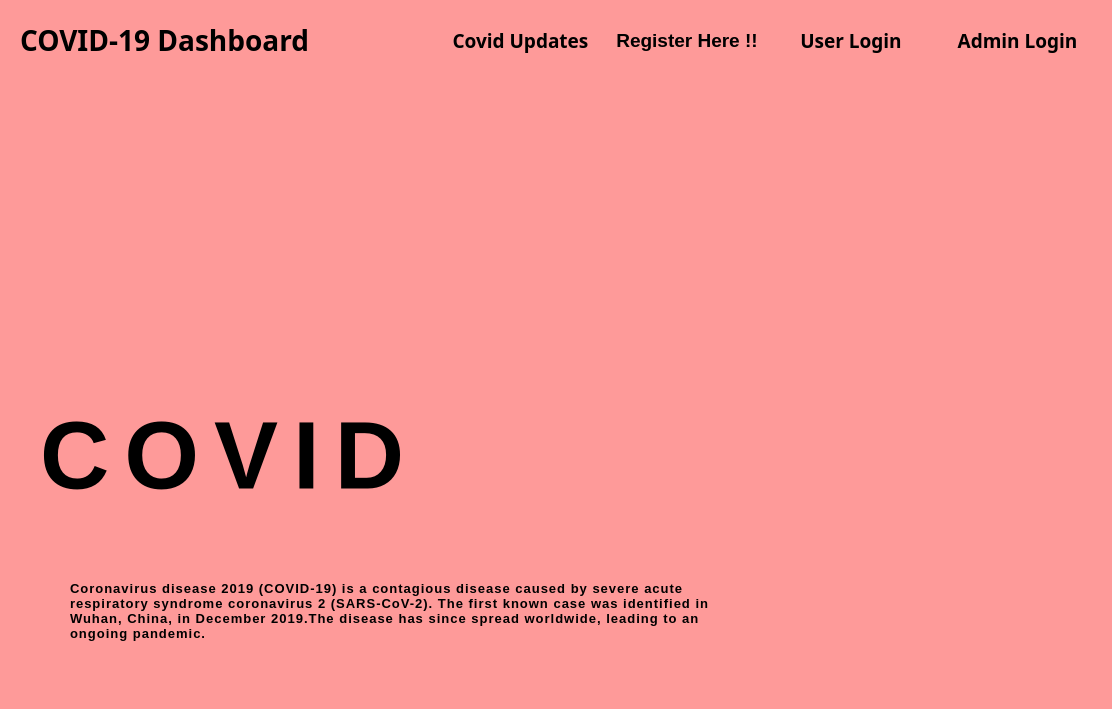
<?xml version="1.0" encoding="UTF-8"?>
<ui version="4.0">
 <class>MainWindow</class>
 <widget class="QMainWindow" name="MainWindow">
  <property name="geometry">
   <rect>
    <x>0</x>
    <y>0</y>
    <width>1112</width>
    <height>709</height>
   </rect>
  </property>
  <property name="windowTitle">
   <string>MainWindow</string>
  </property>
  <property name="styleSheet">
   <string notr="true">background-color: rgb(254, 154, 153);</string>
  </property>
  <widget class="QWidget" name="centralwidget">
   <widget class="QLabel" name="label">
    <property name="geometry">
     <rect>
      <x>20</x>
      <y>0</y>
      <width>391</width>
      <height>81</height>
     </rect>
    </property>
    <property name="font">
     <font>
      <family>Arial Rounded MT Bold</family>
      <pointsize>21</pointsize>
      <weight>75</weight>
      <bold>true</bold>
     </font>
    </property>
    <property name="text">
     <string>COVID-19 Dashboard</string>
    </property>
   </widget>
   <widget class="QLabel" name="label_2">
    <property name="geometry">
     <rect>
      <x>40</x>
      <y>100</y>
      <width>441</width>
      <height>281</height>
     </rect>
    </property>
    <property name="styleSheet">
     <string notr="true">image: url(:/new/prefix1/cor.png);</string>
    </property>
    <property name="text">
     <string/>
    </property>
   </widget>
   <widget class="QLabel" name="label_3">
    <property name="geometry">
     <rect>
      <x>40</x>
      <y>380</y>
      <width>511</width>
      <height>151</height>
     </rect>
    </property>
    <property name="font">
     <font>
      <pointsize>72</pointsize>
      <weight>75</weight>
      <bold>true</bold>
     </font>
    </property>
    <property name="styleSheet">
     <string notr="true">letter-spacing: 15px;
</string>
    </property>
    <property name="text">
     <string>COVID</string>
    </property>
   </widget>
   <widget class="QLabel" name="label_4">
    <property name="geometry">
     <rect>
      <x>70</x>
      <y>530</y>
      <width>651</width>
      <height>161</height>
     </rect>
    </property>
    <property name="font">
     <font>
      <pointsize>10</pointsize>
      <weight>75</weight>
      <bold>true</bold>
     </font>
    </property>
    <property name="styleSheet">
     <string notr="true">#label_4{letter-spacing: 1px;
  line-height: 25px;

}</string>
    </property>
    <property name="text">
     <string>Coronavirus disease 2019 (COVID-19) is a contagious disease caused by severe acute respiratory syndrome coronavirus 2 (SARS-CoV-2). The first known case was identified in Wuhan, China, in December 2019.The disease has since spread worldwide, leading to an ongoing pandemic.</string>
    </property>
    <property name="textFormat">
     <enum>Qt::PlainText</enum>
    </property>
    <property name="wordWrap">
     <bool>true</bool>
    </property>
    <property name="indent">
     <number>0</number>
    </property>
   </widget>
   <widget class="QLabel" name="label_5">
    <property name="geometry">
     <rect>
      <x>520</x>
      <y>190</y>
      <width>591</width>
      <height>211</height>
     </rect>
    </property>
    <property name="styleSheet">
     <string notr="true">image: url(:/new/prefix1/img src.jpeg);
  height: 40px;
  
  border-radius: 20px;
  filter: contrast(150%);</string>
    </property>
    <property name="text">
     <string/>
    </property>
    <property name="pixmap">
     <pixmap>img src.jpeg</pixmap>
    </property>
   </widget>
   <widget class="QWidget" name="layoutWidget">
    <property name="geometry">
     <rect>
      <x>440</x>
      <y>20</y>
      <width>660</width>
      <height>42</height>
     </rect>
    </property>
    <layout class="QHBoxLayout" name="horizontalLayout">
     <item>
      <widget class="QPushButton" name="pushButton">
       <property name="font">
        <font>
         <family>Pirata One</family>
         <pointsize>-1</pointsize>
         <weight>75</weight>
         <bold>true</bold>
         <underline>false</underline>
         <strikeout>false</strikeout>
        </font>
       </property>
       <property name="focusPolicy">
        <enum>Qt::ClickFocus</enum>
       </property>
       <property name="styleSheet">
        <string notr="true">#pushButton{
  text-decoration: none;
  color: black;
  font-family: 'Pirata One', cursive;
  font-weight: bold;
  font-size: 19px;
  border-radius: 10px;
}
#pushButton:hover{
color:yellow;
}

</string>
       </property>
       <property name="text">
        <string>Covid Updates</string>
       </property>
      </widget>
     </item>
     <item>
      <widget class="QPushButton" name="Registration">
       <property name="cursor">
        <cursorShape>PointingHandCursor</cursorShape>
       </property>
       <property name="focusPolicy">
        <enum>Qt::ClickFocus</enum>
       </property>
       <property name="styleSheet">
        <string notr="true">#Registration{
  text-decoration: none;
  color: black;
  font-family: 'Pirata One', cursive;
  font-weight: bold;
  font-size: 19px;
  border-radius: 10px;
}
#Registration:hover{
color:yellow;
}


</string>
       </property>
       <property name="text">
        <string>Register Here !!</string>
       </property>
      </widget>
     </item>
     <item>
      <widget class="QPushButton" name="Admin_login">
       <property name="font">
        <font>
         <family>Pirata One</family>
         <pointsize>-1</pointsize>
         <weight>75</weight>
         <bold>true</bold>
         <underline>false</underline>
         <strikeout>false</strikeout>
        </font>
       </property>
       <property name="cursor">
        <cursorShape>PointingHandCursor</cursorShape>
       </property>
       <property name="focusPolicy">
        <enum>Qt::ClickFocus</enum>
       </property>
       <property name="styleSheet">
        <string notr="true">#Admin_login{
  text-decoration: none;
  color: black;
  font-family: 'Pirata One', cursive;
  font-weight: bold;
  font-size: 19px;
  border-radius: 10px;
}
#Admin_login:hover{
color:yellow;
}
</string>
       </property>
       <property name="text">
        <string>User Login </string>
       </property>
      </widget>
     </item>
     <item>
      <widget class="QPushButton" name="Admin_login_2">
       <property name="font">
        <font>
         <family>Pirata One</family>
         <pointsize>-1</pointsize>
         <weight>75</weight>
         <bold>true</bold>
         <underline>false</underline>
         <strikeout>false</strikeout>
        </font>
       </property>
       <property name="cursor">
        <cursorShape>PointingHandCursor</cursorShape>
       </property>
       <property name="focusPolicy">
        <enum>Qt::ClickFocus</enum>
       </property>
       <property name="styleSheet">
        <string notr="true">#Admin_login_2{
  text-decoration: none;
  color: black;
  font-family: 'Pirata One', cursive;
  font-weight: bold;
  font-size: 19px;
  border-radius: 10px;
}
#Admin_login_2:hover{
color:yellow;
}
</string>
       </property>
       <property name="text">
        <string>Admin Login </string>
       </property>
      </widget>
     </item>
    </layout>
   </widget>
  </widget>
  <widget class="QMenuBar" name="menubar">
   <property name="geometry">
    <rect>
     <x>0</x>
     <y>0</y>
     <width>1112</width>
     <height>25</height>
    </rect>
   </property>
  </widget>
  <widget class="QStatusBar" name="statusbar"/>
 </widget>
 <resources/>
 <connections/>
</ui>
